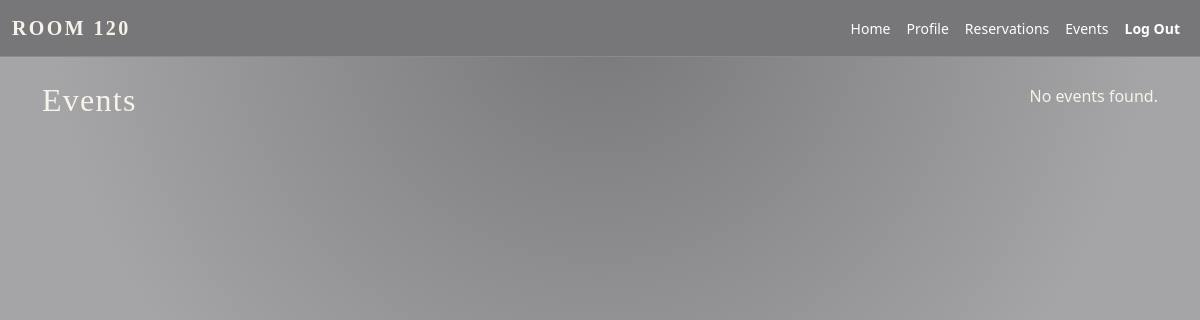
The app's page /events (signed in), older data.
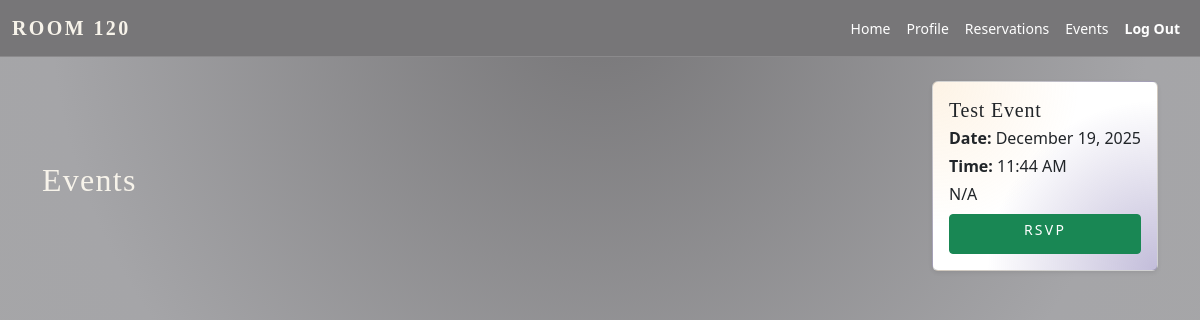
The same page, newer data.
### app.py (models this page shows)
class Event(db.Model):
    id = db.Column(db.Integer, primary_key=True)
    name = db.Column(db.String(100), nullable=False)
    date = db.Column(db.String(20), nullable=False)
    time = db.Column(db.String(20), nullable=False)
    description = db.Column(db.Text, nullable=False)

### app.py (the view)
@app.route('/events')
def events():
    if not session.get('user_id'):
        return redirect(url_for('login'))
    view_mode = request.args.get('view', 'list')
    events = Event.query.order_by(Event.date.asc()).all()
    for event in events:
        if isinstance(event.date, str):
            try:
                event.date = datetime.strptime(event.date, '%Y-%m-%d').date()
            except:
                pass
        if isinstance(event.time, str):
            try:
                event.time = datetime.strptime(event.time, '%H:%M:%S').time()
            except:
                try:
                    event.time = datetime.strptime(event.time, '%H:%M').time()
                except:
                    pass
    return render_template(
        'events.html',
        events=events,
        view_mode=view_mode,
        is_admin=(session.get('role') == 'admin')
    )

### app.py (called while the page is built)
@app.before_request
def enable_foreign_keys():
    db.session.execute(text('PRAGMA foreign_keys = ON'))

@app.context_processor
def inject_user():
    return dict(current_user=current_user)

### templates/events.html (shortened to what this page needs)
{% extends 'base.html' %}
{% block content %}
<div class="container mt-4">
  <div class="d-flex justify-content-between align-items-center mb-3">
    <h2>Events</h2>
  {% if events %}
    {% for event in events %}
      <div class="card mb-3 p-3 shadow-sm">
        <h5 class="mb-1">{{ event.name }}</h5>
        <p class="mb-1"><strong>Date:</strong> {{ event.date.strftime('%B %d, %Y') }}</p>
        <p class="mb-1"><strong>Time:</strong> {{ event.time.strftime('%I:%M %p') }}</p>
        <p class="mb-2">{{ event.description }}</p>
        <a href="{{ url_for('reservations', date=event.date.strftime('%Y-%m-%d'), time=event.time.strftime('%H:%M'), note='RSVP for ' + event.name) }}" class="btn btn-success btn-sm">RSVP</a>
      </div>
    {% endfor %}
  {% else %}
    <p>No events found.</p>
  {% endif %}
</div>
{% endblock %}

### templates/base.html (shortened to what this page needs)
<!DOCTYPE html>
<html lang="en">
<head>
  <link rel="stylesheet" href="{{ url_for('static', filename='style_member.css') }}">
  <link href="https://cdn.jsdelivr.net/npm/bootstrap@5.3.0/dist/css/bootstrap.min.css" rel="stylesheet">
  <link href="https://cdnjs.cloudflare.com/ajax/libs/font-awesome/6.5.1/css/all.min.css" rel="stylesheet">
<nav class="navbar navbar-expand-lg"
     style="background-color:#777678; border-bottom:1px solid rgba(255,255,255,0.15);">
  <div class="container-fluid">
    <a class="navbar-brand fw-bold"
       href="{{ url_for('home') }}"
       style="color:#ffffff; letter-spacing:0.12em; text-transform:uppercase;">
      Room 120
    </a>
    <div class="collapse navbar-collapse" id="mainNav">
      <ul class="navbar-nav ms-auto mb-2 mb-lg-0">
        {% if session.get('user_id') %}
          <li class="nav-item">
            <a class="nav-link" href="{{ url_for('home') }}" style="color:#f2f2f2;">Home</a>
          </li>
          {% if session.get('role') == 'member' %}
            <li class="nav-item"><a class="nav-link" href="{{ url_for('view_member', user_id=session.get('user_id')) }}" style="color:#f2f2f2;">Profile</a></li>
            <li class="nav-item"><a class="nav-link" href="{{ url_for('reservations') }}" style="color:#f2f2f2;">Reservations</a></li>
            <li class="nav-item"><a class="nav-link" href="{{ url_for('events') }}" style="color:#f2f2f2;">Events</a></li>
          {% endif %}
          <li class="nav-item">
            <a class="nav-link fw-semibold"
               href="{{ url_for('logout') }}"
               style="color:#fbe7e7;">Log Out</a>
          </li>
        {% else %}
          <li class="nav-item">
            <a class="nav-link" href="{{ url_for('login') }}" style="color:#f2f2f2;">Login</a>
          </li>
        {% endif %}
      </ul>
    </div>
  </div>
</nav>
  <main class="main-content">
    {% block content %}{% endblock %}
  </main>
</body>
</html>

### static/style_member.css (style rules this page uses)
:root { --bg: #56565b; --bg-elevated: #56565b; --bg-soft: #56565b; --border-subtle: #27273a; --accent: #f5b45c; --accent-soft: rgba(245, 180, 92, 0.14); --accent-strong: #ffcf7a; --text: #f7f3ea; --muted: #454545; --danger: #ff5c73; --radius-lg: 18px; --radius-pill: 999px; --shadow-soft: 0 18px 60px rgba(0, 0, 0, 0.7); --nav-h: 72px; }
html, body { height: 100%; }
html { scroll-behavior: smooth; }
h1, h2, h3, h4, h5 { font-family: "Playfair Display", serif; letter-spacing: 0.04em; }
a { color: var(--accent); text-decoration: none; }
.main-content, .container-main, .container-fluid { color: var(--text); }
.navbar-brand { font-family: "Playfair Display", serif; font-weight: 600; letter-spacing: 0.16em; text-transform: uppercase; font-size: 0.9rem; color: var(--text) !important; }
.navbar-nav .nav-link { display: inline-block; padding: 0.375rem 0.75rem; font-size: 0.875rem; font-weight: 400; line-height: 1.5; color: #fff !important; text-align: center; text-decoration: none; vertical-align: middle; cursor: pointer; border-radius: 4px; transition: color 0.15s ease-in-out, background-color 0.15s ease-in-out, border-color 0.15s ease-in-out, box-shadow 0.15s ease-in-out; }
.btn { display: inline-flex; align-items: center; justify-content: center; height: 40px; padding: 0 18px; border-radius: 4px; border-width: 1px; font-size: 0.85rem; text-transform: uppercase; letter-spacing: 0.16em; cursor: pointer; transition: background 0.18s ease, color 0.18s ease, border-color 0.18s ease, transform 0.16s ease, box-shadow 0.16s ease; }
.card { background: radial-gradient(circle at top left, rgba(245, 180, 92, 0.16), transparent 50%), radial-gradient(circle at bottom right, rgba(67, 50, 140, 0.32), transparent 58%), #0a0a12; border-radius: var(--radius-lg); border: 1px solid rgba(255, 255, 255, 0.06); box-shadow: var(--shadow-soft); color: var(--text); position: relative; overflow: hidden; }

Row changes from the older to the newer data that the page shows:
added Event: name "Test Event", date "December 19, 2025", time "11:44 AM", description "N/A"
Text that changed along with them:
text no longer shown: "No events found."
